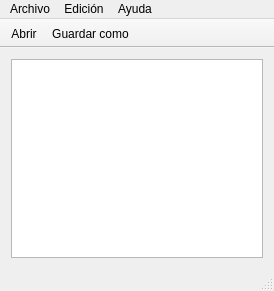
<?xml version="1.0" encoding="UTF-8"?>
<ui version="4.0">
 <class>MainWindow_Notepad</class>
 <widget class="QMainWindow" name="MainWindow_Notepad">
  <property name="geometry">
   <rect>
    <x>0</x>
    <y>0</y>
    <width>274</width>
    <height>291</height>
   </rect>
  </property>
  <property name="windowTitle">
   <string>Notepad Qt</string>
  </property>
  <widget class="QWidget" name="centralWidget">
   <layout class="QGridLayout" name="gridLayout">
    <item row="0" column="0">
     <widget class="QTextEdit" name="textEdit"/>
    </item>
   </layout>
  </widget>
  <widget class="QMenuBar" name="menuBar">
   <property name="geometry">
    <rect>
     <x>0</x>
     <y>0</y>
     <width>274</width>
     <height>20</height>
    </rect>
   </property>
   <widget class="QMenu" name="menuArchivo">
    <property name="title">
     <string>Archivo</string>
    </property>
    <addaction name="actionAbrir"/>
    <addaction name="actionGuardar_como"/>
    <addaction name="separator"/>
    <addaction name="actionSalir"/>
   </widget>
   <widget class="QMenu" name="menuEdici_n">
    <property name="title">
     <string>Edición</string>
    </property>
    <widget class="QMenu" name="menuFuente">
     <property name="title">
      <string>Fuente</string>
     </property>
     <addaction name="actionColor"/>
     <addaction name="actionTipo"/>
    </widget>
    <addaction name="actionCopiar"/>
    <addaction name="actionCortar"/>
    <addaction name="actionPegar"/>
    <addaction name="separator"/>
    <addaction name="menuFuente"/>
   </widget>
   <widget class="QMenu" name="menuAyuda">
    <property name="title">
     <string>Ayuda</string>
    </property>
    <addaction name="actionAcerca_de"/>
   </widget>
   <addaction name="menuArchivo"/>
   <addaction name="menuEdici_n"/>
   <addaction name="menuAyuda"/>
  </widget>
  <widget class="QToolBar" name="mainToolBar">
   <property name="windowTitle">
    <string>Herramientas</string>
   </property>
   <property name="movable">
    <bool>false</bool>
   </property>
   <property name="floatable">
    <bool>false</bool>
   </property>
   <attribute name="toolBarArea">
    <enum>TopToolBarArea</enum>
   </attribute>
   <attribute name="toolBarBreak">
    <bool>false</bool>
   </attribute>
   <addaction name="actionAbrir"/>
   <addaction name="actionGuardar_como"/>
  </widget>
  <widget class="QStatusBar" name="statusBar"/>
  <action name="actionAbrir">
   <property name="icon">
    <iconset resource="icons.qrc">
     <normaloff>:/Icons/Icons/open.png</normaloff>
     <normalon>:/Icons/Icons/open.png</normalon>:/Icons/Icons/open.png</iconset>
   </property>
   <property name="text">
    <string>Abrir</string>
   </property>
   <property name="shortcut">
    <string>Ctrl+A</string>
   </property>
  </action>
  <action name="actionGuardar_como">
   <property name="icon">
    <iconset resource="icons.qrc">
     <normaloff>:/Icons/Icons/icono-guardar-png-3.png</normaloff>:/Icons/Icons/icono-guardar-png-3.png</iconset>
   </property>
   <property name="text">
    <string>Guardar como</string>
   </property>
   <property name="shortcut">
    <string>Ctrl+G</string>
   </property>
  </action>
  <action name="actionSalir">
   <property name="text">
    <string>Salir</string>
   </property>
  </action>
  <action name="actionCopiar">
   <property name="text">
    <string>Copiar</string>
   </property>
   <property name="shortcut">
    <string>Ctrl+C</string>
   </property>
  </action>
  <action name="actionCortar">
   <property name="text">
    <string>Cortar</string>
   </property>
   <property name="shortcut">
    <string>Ctrl+X</string>
   </property>
  </action>
  <action name="actionPegar">
   <property name="text">
    <string>Pegar</string>
   </property>
   <property name="shortcut">
    <string>Ctrl+V</string>
   </property>
  </action>
  <action name="actionAcerca_de">
   <property name="text">
    <string>Acerca de...</string>
   </property>
  </action>
  <action name="actionColor">
   <property name="text">
    <string>Color</string>
   </property>
  </action>
  <action name="actionTipo">
   <property name="text">
    <string>Tipo</string>
   </property>
  </action>
 </widget>
 <layoutdefault spacing="6" margin="11"/>
 <resources>
  <include location="icons.qrc"/>
 </resources>
 <connections/>
</ui>
